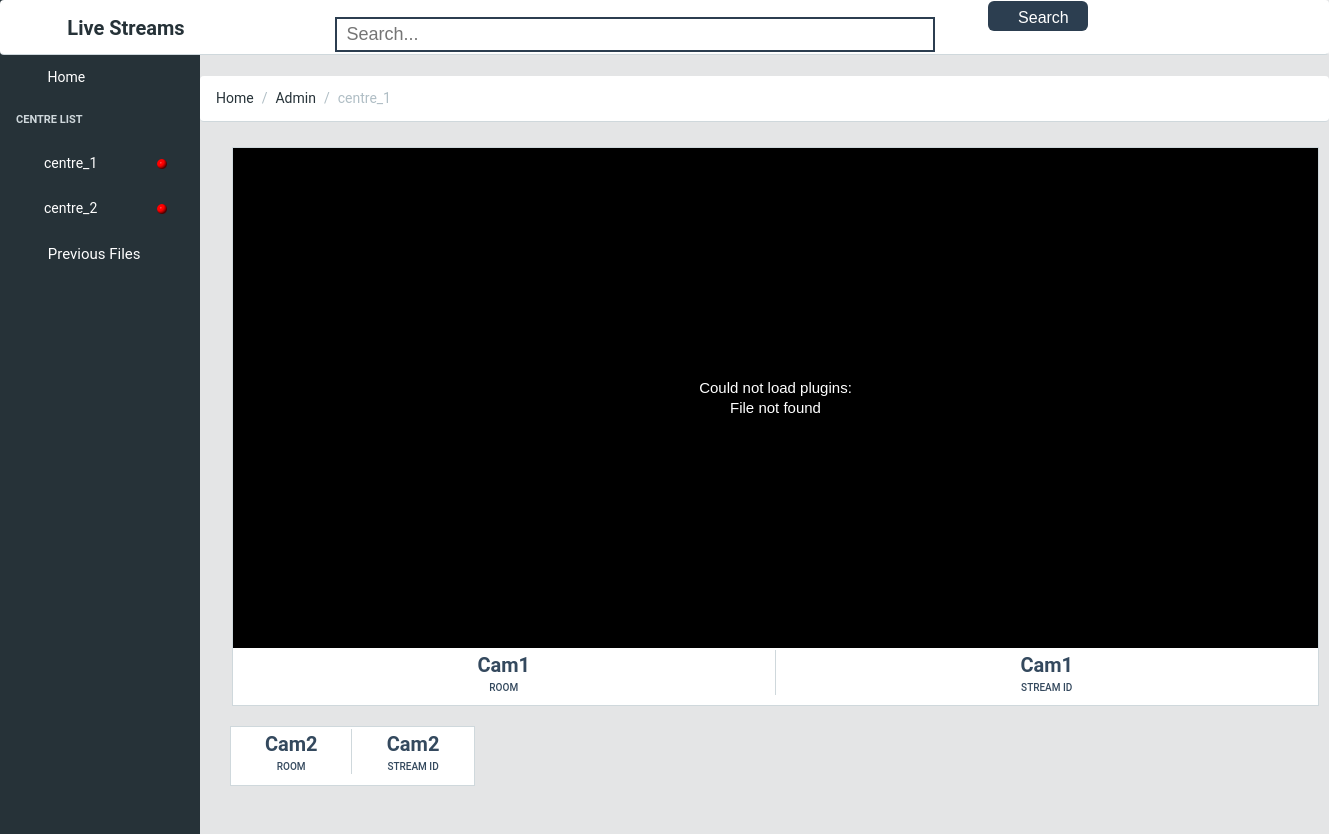
The app's page /mainStreamDvr.php?stream=Cam1 with its own data.
### tables this page shows
CREATE TABLE `centres` (
  `username` varchar(255) NOT NULL,
  `password` varchar(255) NOT NULL,
  `name` varchar(255) NOT NULL,
  `phone` bigint(20) NOT NULL,
  `rooms` int(11) NOT NULL,
  `address` text NOT NULL
);

CREATE TABLE `dvrs` (
  `id` varchar(255) NOT NULL,
  `centre` varchar(255) NOT NULL,
  `name` varchar(255) NOT NULL,
  `port` int(11) NOT NULL,
  `record` int(11) NOT NULL DEFAULT '0',
  `url` varchar(255) NOT NULL
);

### mainStreamDvr.php (the view, shortened to what this page needs)
<?php
	include('connection.php');
	$viewn = $_GET['viewer'];
	$ipAddr = '172.16.52.72';
	$stream = $_GET['stream'];
	$one  = 1;
	mysqli_query($conn,"update dvrs set record = 0 where id !='".$stream."'");
	mysqli_query($conn,"update dvrs set record = 1 where id ='".$stream."'");
	$result = mysqli_fetch_array(mysqli_query($conn,'select * from dvrs where id="'.$stream.'"'));
	$centre = $result['centre'];
	echo '<!DOCTYPE html>
	<html lang="en">
	<head><meta http-equiv="Content-Type" content="text/html; charset=UTF-8">
        <meta http-equiv="X-UA-Compatible" content="IE=edge">
        <meta name="viewport" content="width=device-width, initial-scale=1, shrink-to-fit=no">
        <meta name="description" content="CoreUI Bootstrap 4 Admin Template">
        <meta name="author" content="Lukasz Holeczek">
        <meta name="keyword" content="CoreUI Bootstrap 4 Admin Template">
				  <title>Live Streams</title>
        <link href="./helper/font-awesome.min.css" rel="stylesheet">
        <link href="./helper/simple-line-icons.css" rel="stylesheet">
		<link rel="stylesheet" href="helper/bootstrap.min.css">
        <link href="./helper/style.css" rel="stylesheet">
		<link href="styles.css" rel="stylesheet">
		<script src="js/jquery-1.9.1.min.js" type="text/javascript"></script>
        <script src="js/bootstrap.min.js"></script>
		<script type="text/javascript" src="js/jwplayer.js"></script>
		<script src="js/player.js" type="text/javascript"></script>
		<script>jwplayer.key = ""</script>
		<style>
			.btn_view{
				display: inline-block;
				line-height: 1.25;
				text-align: center;
				vertical-align: middle;
				cursor: pointer;
				user-select: none;
				border: 1px solid transparent;
				padding: .5rem 1rem;
				width:120px;
				transition: all .2s ease-in-out;
				color: #fff;
				background-color: #f8cb00;
				margin-right:20px;
			}
			.btn_edit{
				display: inline-block;
				line-height: 1.25;
				text-align: center;
				vertical-align: middle;
				cursor: pointer;
				user-select: none;
				border: 1px solid transparent;
				padding: .5rem 1rem;
				width:120px;
				transition: all .2s ease-in-out;
				color: #fff;
				background-color: #4dbd74;
				margin-right:20px;
			}
			.btn_delete{
				display: inline-block;
				line-height: 1.25;
				text-align: center;
				vertical-align: middle;
				cursor: pointer;
				user-select: none;
				border: 1px solid transparent;
				padding: .5rem 1rem;
				width:120px;
				transition: all .2s ease-in-out;
				color: #fff;
				background-color: #f86c6b;
			}
		</style>
    </head>
    <body class="navbar-fixed sidebar-nav fixed-nav  pace-done" onload="setPlayers([';
		$alln = mysqli_query($conn,"select * from streams where centre='".$centre."'");
		$all = mysqli_fetch_array($alln);
		if($all) {
			echo "'main_player','1085','500' ";
		}
		$allndvr = mysqli_query($conn,"select * from dvrs where centre='".$centre."'");
		while($alldvr = mysqli_fetch_array($allndvr) ) {
			echo ",'".$alldvr['id']."','',' '";
		}
		while($all = mysqli_fetch_array($alln) ) {
			echo ",'".$all['id']."','',' '";
		}
		echo '])"><div class="pace  pace-inactive"><div class="pace-progress" data-progress-text="100%" data-progress="99" style="transform: translate3d(100%, 0px, 0px);">
  <div class="pace-progress-inner"></div>
</div>
<div class="pace-activity"></div></div>
        <header class="navbar">
            <div class="container-fluid">
				<h style="font-size:20px;float:left;margin-left:5%"><b>Live Streams</b></h>';
				?>
				<form  autocomplete="off" style="float:left" id="contact-form" method="post" >
				<input type="text" name="title" id="title" onclick="search()" onkeydown="search()" onkeypress="search()" onkeyup="search()" autocomplete="off" class="search_url" placeholder="Search..."  data-toggle="dropdown" aria-haspopup="true" aria-expanded="false" style="border: 2px solid #2c3e50;" />
				<button style="background: #2c3e50;" name='searc' class="search">
				Search
				<span class="glyphicon glyphicon-search"></span>
				</button>
				<?php
                echo '
				<script>
					function search(){
						var title=$("#title").val();
						if(title=="")
						$("#result").html("");
						if(title!=""&&title.length>=1){
							$.ajax({
								type:"post",
								url:"search1.php",
								data:"title="+title.trim(" ")+"&viewer= '.$viewn.'",
								success:function(datav){
									$("#result").html(datav);
								 }
								});
							}
					}
				</script>
				</form>
				<ul class="nav navbar-nav pull-right hidden-md-down" style="margin-right:20px">
                    <li class="nav-item dropdown">
                        <a href="login.php">
                            <span class="hidden-md-down">'.$viewn.'</span>
                        </a>
                    </li>
                </ul>
            </div>
        </header>
		<div class="sidebar">
            <nav class="sidebar-nav open" style="height: 558px;">
                <ul class="nav">
					<li class="nav-item">
                        <a class="nav-link" href="viewHome.php?viewer='.$viewn.'"><i class="icon-speedometer"></i> Home </a>
                    </li>
                    <li class="nav-title">
                        Centre List
                    </li>';
					$result = mysqli_query($conn,"SELECT * FROM centres");
					while($run = mysqli_fetch_assoc($result)){
						$row = mysqli_query($conn,"SELECT min(id) as streamnum FROM streams where name = 'Room_1' AND centre = '".$run['username']."'");
						$num = mysqli_fetch_assoc($row);
						$row1 = mysqli_query($conn,"SELECT count(record) as count FROM streams where record = 1 AND centre = '".$run['username']."'");
						$numrec = mysqli_fetch_assoc($row1);
						if($numrec['count'] == 0)
						{
							echo '<li class="nav-item nav-dropdown">
								<a class="nav-link" href="mainStream.php?stream='.$num['streamnum'].'&viewer='.$viewn.'"><i class="icon-puzzle"></i>'.$run['username'].'<img src="Offline_dot.png" width="10" height="10" style="margin-left:60px"></img></a>
							</li>
						';}
						else
						{
							echo '<li class="nav-item nav-dropdown">
								<a class="nav-link" href="mainStream.php?stream='.$num['streamnum'].'&viewer='.$viewn.'"><i class="icon-puzzle"></i>'.$run['username'].'<img src="green-dot.png" width="9" height="9" style="margin-left:60px"></img></a>
							</li>
					';}}
					echo '
					<li class="nav-item">
                        <a class="nav-link" href="previous.php?viewer='.$viewn.'" style="font-size:15px"><i class="icon-speedometer"></i> Previous Files </a>
                    </li>
                </ul>
            </nav>
        </div>
        <main class="main">
            <ol class="breadcrumb">
                <li class="breadcrumb-item">Home</li>
                <li class="breadcrumb-item">Admin</a></li>
                <li class="breadcrumb-item active">'.$centre.'</li>
            </ol>
            <div class="container-fluid">
                <div class="animated fadeIn">
                    <div class="row">';
						$rows = mysqli_query($conn,'select * from dvrs where id="'.$stream.'"');
						$row=mysqli_fetch_array($rows);
						if($row) {
							echo '
							<div style="float: left; margin-left: 17px; margin-top:5px; margin-right: 5px">
								<div id="video_preview1" class="social-box">
									<div id="main_player" class="player"></div><div class="clear"></div>
									<input type="button" id="start|main_player" onclick="startStream(\'main_player\',\'500\',\'1085\')" class="btn_start_stop btn_start" value="Start" />
									<input type="button" id="stop|main_player" onclick="stopStream()" class="btn_start_stop btn_stop" value="Stop"/>
									<input type="text" class="stream_url" id="urimain_player" value="rtmp://'.$ipAddr.':'.(intval($row['port'])+$one).'/live/'.$row['id'].'"/><br/>
										<ul style="color:#34495e;vertical-align:center;">
											<li style="margin-top:-2.7%">
												<strong>'.$row['name'].'</strong>
												<span style="color:#34495e">Room</span>
											</li>
											<li style="margin-top:-2.7%">
												<strong>'.$row['id'].'</strong>
												<span style="color:#34495e">Stream ID</span>
											</li>
										</ul>
								</div>
							</div>
						';
						}echo'
						</div>
							<div class="row">';
								$rows = mysqli_query($conn,'select * from dvrs where centre="'.$centre.'"');
								while($row=mysqli_fetch_array($rows))
								{
									if($row['id']!=$stream) {
										echo'<a href="mainStreamDvr.php?stream='.$row["id"].'&viewer='.$viewn.'"><div class="col-sm-4 col-lg-3">
											<div class="social-box" style="min-height:60px;cursor:pointer" id="video_preview2">
												  <input hidden type="text" class="stream_url" id="uri'.$row['id'].'" value="rtmp://'.$ipAddr.':'.(intval($row['port'])+$one).''.'/live/'.$row['id'].'"/><br/>
											  <ul style="color:#34495e;vertical-align:center;">
												<li style="margin-top:-12%">
													<strong>'.$row['name'].'</strong>
													<span style="color:#34495e">Room</span>
												</li>
												<li style="margin-top:-12%">
													<strong>'.$row['id'].'</strong>
													<span style="color:#34495e">Stream ID</span>
												</li>
											</ul>
											</div>
											</div>';
									}
								}
							echo '
					</div>
                </div>
            </div>
        </main>
        <!-- Bootstrap and necessary plugins
        <script src="./Table_files/jquery.min.js.download"></script>
        <script src="./Table_files/tether.min.js.download"></script>
        <script src="./Table_files/bootstrap.min.js.download"></script>
        <script src="./Table_files/pace.min.js.download"></script>
        <script src="./Table_files/Chart.min.js.download"></script>
        <script src="./Table_files/app.js.download"></script> -->
</body></html>';?>

### styles.css (style rules this page uses)
html, body { font-family: 'Roboto', 'Helvetica', sans-serif; }
.search_url { background: none; border: 2px solid #92d07f; outline: none; padding: 5px 10px; margin-right: 50px; margin-left: 150px; font: 18px arial; color: #666; width: 600px; }
.search { padding: 8px 30px; color: #fff; border: none; outline: none; height:30px; width:100px; font: normal 16px arial; border-radius: 6px; cursor: pointer; float: center; text-align:center; }

### records on screen
centres: username "centre_1"
centres: username "centre_2"
dvrs: centre "centre_1", name "Cam1", id "Cam1"
dvrs: name "Cam2", id "Cam2"
